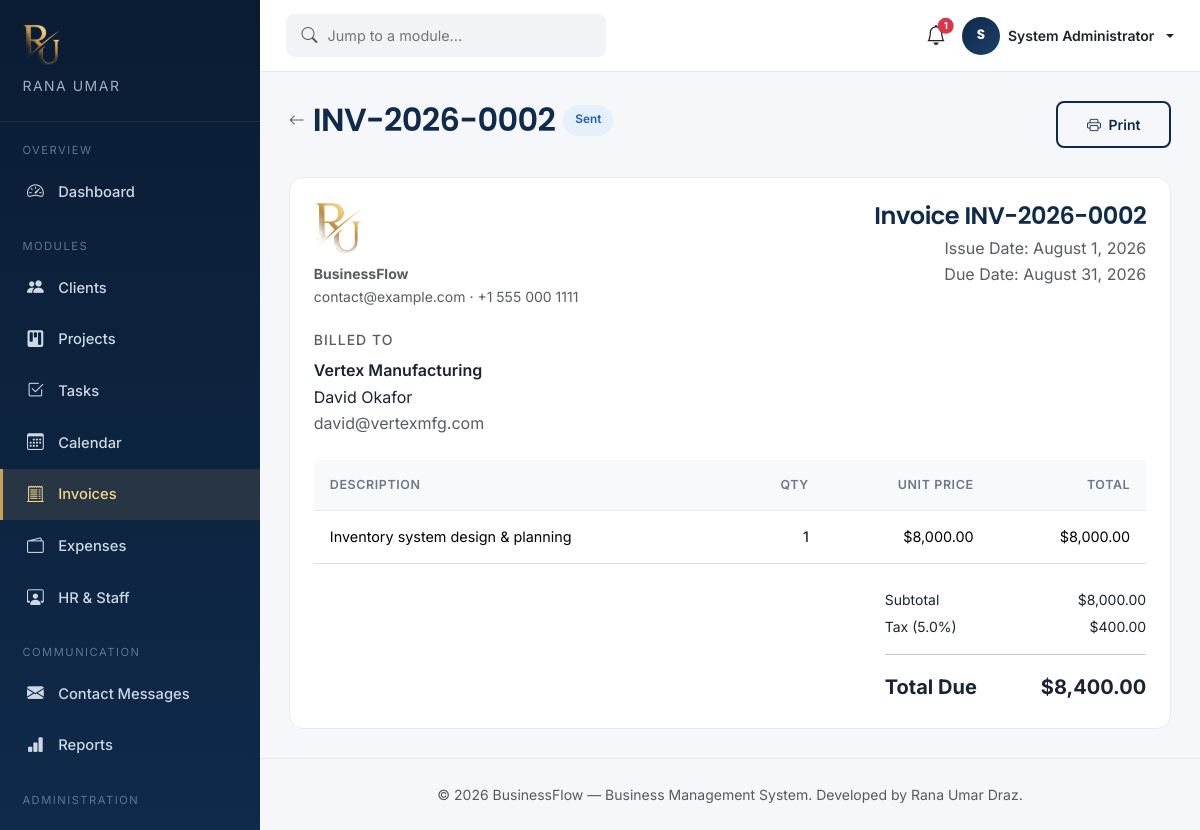
The app's page /dashboard/invoice_view.php?id=2 (signed in) with its own data.
### tables this page shows
CREATE TABLE IF NOT EXISTS invoices (
    id INT AUTO_INCREMENT PRIMARY KEY,
    invoice_number VARCHAR(30) NOT NULL UNIQUE,
    client_id INT NOT NULL,
    project_id INT DEFAULT NULL,
    amount DECIMAL(12,2) NOT NULL DEFAULT 0.00,
    tax_percent DECIMAL(5,2) NOT NULL DEFAULT 0.00,
    total_amount DECIMAL(12,2) NOT NULL DEFAULT 0.00,
    issue_date DATE NOT NULL,
    due_date DATE NOT NULL,
    status ENUM('draft','sent','paid','overdue','cancelled') NOT NULL DEFAULT 'draft',
    notes TEXT DEFAULT NULL,
    created_by INT DEFAULT NULL,
    created_at DATETIME NOT NULL DEFAULT CURRENT_TIMESTAMP,
    updated_at DATETIME NOT NULL DEFAULT CURRENT_TIMESTAMP ON UPDATE CURRENT_TIMESTAMP,
    FOREIGN KEY (client_id) REFERENCES clients(id) ON DELETE CASCADE,
    FOREIGN KEY (project_id) REFERENCES projects(id) ON DELETE SET NULL,
    FOREIGN KEY (created_by) REFERENCES users(id) ON DELETE SET NULL
);

CREATE TABLE IF NOT EXISTS clients (
    id INT AUTO_INCREMENT PRIMARY KEY,
    company_name VARCHAR(150) NOT NULL,
    contact_person VARCHAR(120) NOT NULL,
    email VARCHAR(150) NOT NULL,
    phone VARCHAR(30) DEFAULT NULL,
    address VARCHAR(255) DEFAULT NULL,
    city VARCHAR(80) DEFAULT NULL,
    country VARCHAR(80) DEFAULT NULL,
    industry VARCHAR(80) DEFAULT NULL,
    status ENUM('lead','active','inactive') NOT NULL DEFAULT 'lead',
    notes TEXT DEFAULT NULL,
    created_by INT DEFAULT NULL,
    created_at DATETIME NOT NULL DEFAULT CURRENT_TIMESTAMP,
    updated_at DATETIME NOT NULL DEFAULT CURRENT_TIMESTAMP ON UPDATE CURRENT_TIMESTAMP,
    FOREIGN KEY (created_by) REFERENCES users(id) ON DELETE SET NULL
);

CREATE TABLE IF NOT EXISTS invoice_items (
    id INT AUTO_INCREMENT PRIMARY KEY,
    invoice_id INT NOT NULL,
    description VARCHAR(255) NOT NULL,
    quantity DECIMAL(10,2) NOT NULL DEFAULT 1.00,
    unit_price DECIMAL(12,2) NOT NULL DEFAULT 0.00,
    line_total DECIMAL(12,2) NOT NULL DEFAULT 0.00,
    FOREIGN KEY (invoice_id) REFERENCES invoices(id) ON DELETE CASCADE
);

### config/config.php (called while the page is built, shortened)
<?php
spl_autoload_register(function ($class) {
    $path = __DIR__ . '/../classes/' . $class . '.php';
});

### classes/Database.php (called while the page is built, shortened)
<?php
class Database
{
    private static ?Database $instance = null;
    private PDO $connection;
    private function __construct()
    {
        $dsn = 'mysql:host=' . DB_HOST . ';port=' . DB_PORT . ';dbname=' . DB_NAME . ';charset=' . DB_CHARSET;
        $options = [
            PDO::ATTR_ERRMODE            => PDO::ERRMODE_EXCEPTION,
            PDO::ATTR_DEFAULT_FETCH_MODE => PDO::FETCH_ASSOC,
            PDO::ATTR_EMULATE_PREPARES   => false,
        ];
        try {
            $this->connection = new PDO($dsn, DB_USER, DB_PASS, $options);
        } catch (PDOException $e) {
            if (ini_get('display_errors')) {
                die(
                    '<div style="font-family:sans-serif;max-width:640px;margin:60px auto;'
                    . 'padding:24px;border:1px solid #f1b0b7;background:#fff5f5;border-radius:8px;">'
                    . '<h2 style="color:#c0392b;margin-top:0;">Database connection failed</h2>'
                    . '<p><strong>PDO error:</strong> ' . htmlspecialchars($e->getMessage()) . '</p>'
                    . '<p>Check <code>config/config.php</code> — most commonly this means '
                    . '<code>DB_HOST</code>, <code>DB_PORT</code>, <code>DB_NAME</code>, <code>DB_USER</code> '
                    . 'or <code>DB_PASS</code> don\'t match your local MySQL/MariaDB setup, or the '
                    . 'database service isn\'t running.</p>'
                    . '</div>'
                );
            }
            die('Database connection failed. Please verify your database is running '
                . 'and the credentials in config/config.php are correct.');
        }
    }
    public static function getInstance(): Database
    {
        if (self::$instance === null) {
            self::$instance = new self();
        }
        return self::$instance;
    }
    public function select(string $sql, array $params = []): array
    {
        $stmt = $this->connection->prepare($sql);
        $stmt->execute($params);
        return $stmt->fetchAll();
    }
    public function selectOne(string $sql, array $params = []): ?array
    {
        $stmt = $this->connection->prepare($sql);
        $stmt->execute($params);
        $row = $stmt->fetch();
        return $row === false ? null : $row;
    }
    public function execute(string $sql, array $params = []): int
    {
        $stmt = $this->connection->prepare($sql);
        $stmt->execute($params);
        return $stmt->rowCount();
    }
}

### classes/Invoice.php (called while the page is built, shortened)
<?php
class Invoice
{
    private Database $db;
    public function __construct()
    {
        $this->db = Database::getInstance();
        $this->markOverdueInvoices();
    }
    private function markOverdueInvoices(): void
    {
        $justOverdue = $this->db->select(
            "SELECT i.id, i.invoice_number, c.company_name
             FROM invoices i JOIN clients c ON c.id = i.client_id
             WHERE i.status = 'sent' AND i.due_date < CURDATE()"
        );
        $this->db->execute(
            "UPDATE invoices SET status = 'overdue' WHERE status = 'sent' AND due_date < CURDATE()"
        );
        $notification = new Notification();
        foreach ($justOverdue as $inv) {
            $notification->notifyAdmins(
                'invoice_overdue',
                'Invoice now overdue',
                "{$inv['invoice_number']} ({$inv['company_name']}) passed its due date.",
                'dashboard/invoice_view.php?id=' . $inv['id']
            );
        }
    }
    public function find(int $id): ?array
    {
        return $this->db->selectOne(
            'SELECT i.*, c.company_name, c.contact_person, c.email
             FROM invoices i JOIN clients c ON c.id = i.client_id WHERE i.id = ?',
            [$id]
        );
    }
    public function items(int $invoiceId): array
    {
        return $this->db->select('SELECT * FROM invoice_items WHERE invoice_id = ?', [$invoiceId]);
    }
}

### classes/Notification.php (called while the page is built, shortened)
<?php
class Notification
{
    private Database $db;
    public function __construct()
    {
        $this->db = Database::getInstance();
    }
    public function notify(int $userId, string $type, string $title, string $message = '', string $link = ''): void
    {
        $this->db->execute(
            'INSERT INTO notifications (user_id, type, title, message, link) VALUES (?,?,?,?,?)',
            [$userId, $type, $title, $message, $link]
        );
    }
    public function notifyAdmins(string $type, string $title, string $message = '', string $link = ''): void
    {
        $admins = $this->db->select("SELECT id FROM users WHERE role = 'admin' AND status = 'active'");
        foreach ($admins as $admin) {
            $this->notify((int) $admin['id'], $type, $title, $message, $link);
        }
    }
}

### classes/Settings.php (called while the page is built, shortened)
<?php
class Settings
{
    private Database $db;
    private static ?array $cache = null;
    public function __construct()
    {
        $this->db = Database::getInstance();
    }
    private function loadAll(): array
    {
        if (self::$cache === null) {
            $rows = $this->db->select('SELECT setting_key, setting_value FROM settings');
            self::$cache = [];
            foreach ($rows as $row) {
                self::$cache[$row['setting_key']] = $row['setting_value'];
            }
        }
        return self::$cache;
    }
    public function get(string $key, string $default = ''): string
    {
        $all = $this->loadAll();
        return $all[$key] ?? $default;
    }
}

### dashboard/invoice_view.php (the view, shortened to what this page needs)
<?php
require_once __DIR__ . '/../config/config.php';
$invoiceModel = new Invoice();
$settings = new Settings();
$currency = $settings->get('currency_symbol', '$');
$id = (int) ($_GET['id'] ?? 0);
$invoice = $invoiceModel->find($id);
$items = $invoiceModel->items($id);
require_once __DIR__ . '/../includes/dash_header.php';
?>
<div class="page-header">
  <div>
    <div class="d-flex align-items-center gap-2 mb-1">
      <a href="invoices.php" class="text-muted"><i class="bi bi-arrow-left"></i></a>
      <h2 class="mb-0"><?= htmlspecialchars($invoice['invoice_number']) ?></h2>
      <?php $p = $invoice; include __DIR__ . '/../includes/badge_status.php'; ?>
    </div>
  </div>
  <button onclick="window.print()" class="btn btn-outline-navy btn-sm"><i class="bi bi-printer me-1"></i> Print</button>
</div>
<div class="data-card p-4">
  <div class="row mb-4">
    <div class="col-md-6">
      <img src="<?= BASE_PATH ?>/assets/images/logo-mark.png" style="height:52px;" alt="Rana Umar logo">
      <p class="text-muted small mt-2 mb-0">
        <strong><?= htmlspecialchars($settings->get('company_name', 'BusinessFlow')) ?></strong><br>
        <?php if ($settings->get('company_email')): ?><?= htmlspecialchars($settings->get('company_email')) ?><?php endif; ?>
        <?php if ($settings->get('company_phone')): ?> · <?= htmlspecialchars($settings->get('company_phone')) ?><?php endif; ?>
      </p>
    </div>
    <div class="col-md-6 text-md-end">
      <h4 class="mb-1">Invoice <?= htmlspecialchars($invoice['invoice_number']) ?></h4>
      <p class="text-muted mb-0">Issue Date: <?= date('F j, Y', strtotime($invoice['issue_date'])) ?></p>
      <p class="text-muted mb-0">Due Date: <?= date('F j, Y', strtotime($invoice['due_date'])) ?></p>
    </div>
  </div>
  <div class="row mb-4">
    <div class="col-md-6">
      <h6 class="text-muted text-uppercase small" style="letter-spacing:1px;">Billed To</h6>
      <p class="mb-0 fw-semibold"><?= htmlspecialchars($invoice['company_name']) ?></p>
      <p class="mb-0"><?= htmlspecialchars($invoice['contact_person']) ?></p>
      <p class="mb-0 text-muted"><?= htmlspecialchars($invoice['email']) ?></p>
    </div>
  </div>
  <div class="table-responsive mb-4">
    <table class="table table-bms">
      <thead><tr><th>Description</th><th class="text-end">Qty</th><th class="text-end">Unit Price</th><th class="text-end">Total</th></tr></thead>
      <tbody>
        <?php foreach ($items as $it): ?>
          <tr>
            <td><?= htmlspecialchars($it['description']) ?></td>
            <td class="text-end"><?= rtrim(rtrim(number_format($it['quantity'],2),'0'),'.') ?></td>
            <td class="text-end"><?= $currency ?><?= number_format($it['unit_price'],2) ?></td>
            <td class="text-end"><?= $currency ?><?= number_format($it['line_total'],2) ?></td>
          </tr>
        <?php endforeach; ?>
      </tbody>
    </table>
  </div>
  <div class="row justify-content-end">
    <div class="col-md-4">
      <div class="d-flex justify-content-between small mb-1"><span>Subtotal</span><span><?= $currency ?><?= number_format($invoice['amount'],2) ?></span></div>
      <div class="d-flex justify-content-between small mb-1"><span>Tax (<?= number_format($invoice['tax_percent'],1) ?>%)</span><span><?= $currency ?><?= number_format($invoice['total_amount'] - $invoice['amount'],2) ?></span></div>
      <hr>
      <div class="d-flex justify-content-between fw-bold fs-5"><span>Total Due</span><span><?= $currency ?><?= number_format($invoice['total_amount'],2) ?></span></div>
    </div>
  </div>
</div>
<?php require_once __DIR__ . '/../includes/dash_footer.php'; ?>

### records on screen
invoices: invoice_number "INV-2026-0002", issue_date "August 1, 2026", due_date "August 31, 2026", client.company_name "Vertex Manufacturing", client.contact_person "David Okafor", client.email "david@vertexmfg.com", amount "8,000.00", tax_percent "5.0", $invoice['total_amount'] - $invoice['amount'] "400.00", total_amount "8,400.00"
invoice_items: description "Inventory system design & planning", quantity "1", unit_price "8,000.00", line_total "8,000.00"

### other values on screen
$unreadNotifications "1"
substr($_SESSION['full_name'] ?? 'U', 0, 1) "S"
$_SESSION['full_name'] "System Administrator"
$label "Sent"
$settings->get('company_name', 'BusinessFlow') "BusinessFlow"
$settings->get('company_email') "contact@example.com"
$settings->get('company_phone') "+1 555 000 1111"
$currency "$"
DEV_NAME "Rana Umar Draz"
